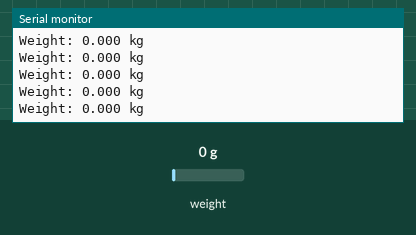
Simulated run of this sketch. Board: Arduino Uno, built with avr-gcc and run on an emulated ATmega328P. Shown: the last lines printed to the serial monitor. The inputs (shaded band) are chosen by the test bench; at power-on: weight on the scale 0 g.

Above: at 2.2 s.
2.3 s: weight on the scale set to 100 g
At 2.33 s:
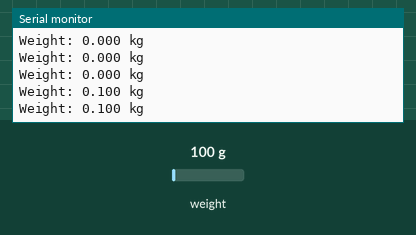
5.3 s: weight on the scale set to 1250 g
At 5.35 s:
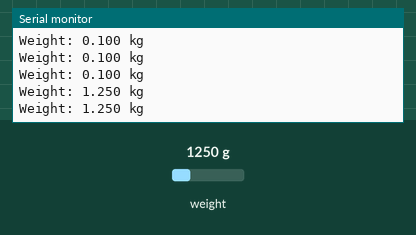
Timing chart, 0 to 8.3 s (numbered marks = the images above; inputs shaded):
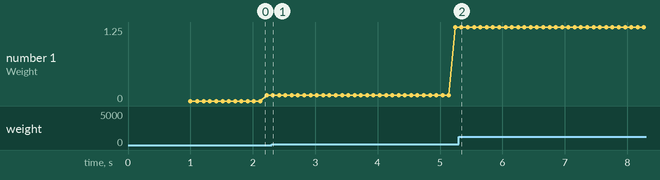

The sketch:

loadCell.ino
```cpp
#include "HX711.h"  /

#define DOUT  3
#define CLK  2

HX711 scale(DOUT, CLK);

//Change this calibration factor as per your load cell once it is found you many need to vary it in thousands
float calibration_factor = -96650; //-106600 worked for my 40Kg max scale setup

//=============================================================================================
//                         SETUP
//=============================================================================================
void setup() {
  Serial.begin(9600);
  Serial.println("Press T to tare");
  scale.set_scale(-96650);  //Calibration Factor obtained from first sketch
  scale.tare();             //Reset the scale to 0
}

//=============================================================================================
//                         LOOP
//=============================================================================================
void loop() {
  Serial.print("Weight: ");
  Serial.print(scale.get_units(), 3);  //Up to 3 decimal points
  Serial.println(" kg"); //Change this to kg and re-adjust the calibration factor if you follow lbs

  if(Serial.available())
  {
    char temp = Serial.read();
    if(temp == 't' || temp == 'T')
      scale.tare();  //Reset the scale to zero
  }
}
//=============================================================================================
```

Measured:
- after the input at 2.3 s, the serial monitor: prints a new line at once (image 1)
- after the input at 5.3 s, the serial monitor: prints a new line at once (image 2)
- plotted number 1: 0.1 → 1.25 after the input at 2.3 s
